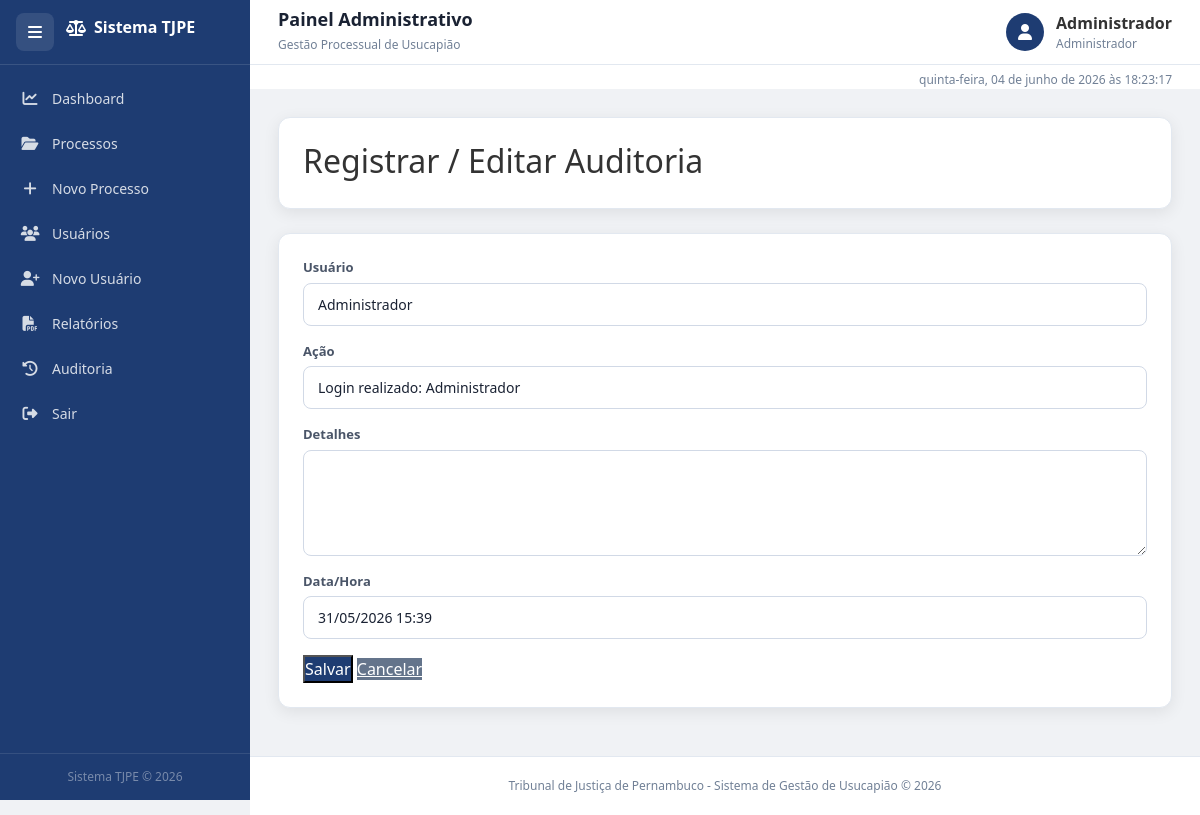
Page /auditoria/editar/27 (signed in) on the committed database.
### tables this page shows
CREATE TABLE auditoria (
        id INTEGER PRIMARY KEY AUTOINCREMENT,
        acao TEXT,
        data TEXT
    , usuario TEXT, detalhes TEXT, data_hora TEXT);

### projeto_tj.py (the view, shortened to what this page needs)
@app.route("/auditoria/editar/<int:id>", methods=["GET", "POST"])
@login_required
@require_permission(["Administrador"])
def editar_auditoria(id):
    conn = get_db_connection()
    log = conn.execute("SELECT * FROM auditoria WHERE id = ?", (id,)).fetchone()
    if not log:
        conn.close()
        flash("Registro não encontrado.", "danger")
        return redirect(url_for("auditoria"))
    d = dict(log)
    log_norm = {
        "id": d.get("id"),
        "usuario": d.get("usuario") or "",
        "acao": d.get("acao") or "",
        "detalhes": d.get("detalhes") or "",
        "data_hora": d.get("data_hora") or d.get("data") or ""
    }
    conn.close()
    return render_template("auditoria_form.html", log=log_norm)

### projeto_tj.py (called while the page is built, shortened)
def get_db_connection():
    conn = sqlite3.connect(DATABASE)
    conn.row_factory = sqlite3.Row
    return conn

def login_required(f):
    @wraps(f)
    def decorated_function(*args, **kwargs):
        return f(*args, **kwargs)
    return decorated_function

def require_permission(perfis_permitidos):
    def decorator(f):
        @wraps(f)
        def decorated_function(*args, **kwargs):
            if "perfil" not in session or session["perfil"] not in perfis_permitidos:
                flash(
                    "Acesso negado. Permissão insuficiente.",
                    "danger"
                )
                return redirect(url_for("dashboard"))
            return f(*args, **kwargs)
        return decorated_function
    return decorator

### templates/auditoria_form.html
{% extends 'base.html' %}
{% block content %}
<div class="fade-in">
    <div class="card-box mb-4">
        <h2 class="mb-1">Registrar / Editar Auditoria</h2>
    </div>
    <div class="card-box">
        <form method="post">
            <div class="mb-3">
                <label class="form-label">Usuário</label>
                <input type="text" name="usuario" class="form-control" value="{{ log.usuario if log else session.usuario_nome }}">
            </div>
            <div class="mb-3">
                <label class="form-label">Ação</label>
                <input type="text" name="acao" class="form-control" value="{{ log.acao if log else '' }}" required>
            </div>
            <div class="mb-3">
                <label class="form-label">Detalhes</label>
                <textarea name="detalhes" class="form-control" rows="4">{{ log.detalhes if log else '' }}</textarea>
            </div>
            <div class="mb-3">
                <label class="form-label">Data/Hora</label>
                <input type="text" name="data_hora" class="form-control" value="{{ log.data_hora if log else '' }}">
            </div>
            <div>
                <button class="btn-primary">Salvar</button>
                <a href="/auditoria" class="btn-secondary">Cancelar</a>
            </div>
        </form>
    </div>
</div>
{% endblock %}

### templates/base.html (shortened to what this page needs)
<!DOCTYPE html>
<html lang="pt-br">
<head>
    <link
        href="https://cdn.jsdelivr.net/npm/bootstrap@5.3.3/dist/css/bootstrap.min.css"
        rel="stylesheet"
    >
    <link
        href="https://cdnjs.cloudflare.com/ajax/libs/font-awesome/6.5.1/css/all.min.css"
        rel="stylesheet"
    >
    <link
        rel="stylesheet"
        href="https://cdn.datatables.net/1.13.8/css/dataTables.bootstrap5.min.css"
    >
    <link
        rel="stylesheet"
        href="{{ url_for('static', filename='css/style.css') }}"
    >
</head>
<body>
<div class="layout">
    <aside
        class="sidebar"
        id="sidebar"
    >
        <div class="sidebar-header">
            <button
                class="menu-btn"
                id="menu-btn"
                data-tooltip="Expandir menu"
            >
                <i class="fa fa-bars"></i>
            </button>
            <h2 class="logo">
                <i class="fa fa-scale-balanced"></i>
                <span>
                    Sistema TJPE
                </span>
            </h2>
        </div>
        <ul class="menu-links">
            <li>
                <a href="{{ url_for('dashboard') }}">
                    <i class="fa fa-chart-line"></i>
                    <span>
                        Dashboard
                    </span>
                </a>
            </li>
            <li>
                <a href="{{ url_for('processos') }}">
                    <i class="fa fa-folder-open"></i>
                    <span>
                        Processos
                    </span>
                </a>
            </li>
            <li>
                <a href="{{ url_for('novo_processo') }}">
                    <i class="fa fa-plus"></i>
                    <span>
                        Novo Processo
                    </span>
                </a>
            </li>
            <li>
                <a href="{{ url_for('usuarios') }}">
                    <i class="fa fa-users"></i>
                    <span>
                        Usuários
                    </span>
                </a>
            </li>
            <li>
                <a href="{{ url_for('novo_usuario') }}">
                    <i class="fa fa-user-plus"></i>
                    <span>
                        Novo Usuário
                    </span>
                </a>
            </li>
            <li>
                <a href="{{ url_for('relatorios') }}">
                    <i class="fa fa-file-pdf"></i>
                    <span>
                        Relatórios
                    </span>
                </a>
            </li>
            <li>
                <a href="{{ url_for('auditoria') }}">
                    <i class="fa fa-clock-rotate-left"></i>
                    <span>
                        Auditoria
                    </span>
                </a>
            </li>
            <li>
                <a href="{{ url_for('logout') }}">
                    <i class="fa fa-right-from-bracket"></i>
                    <span>
                        Sair
                    </span>
                </a>
            </li>
        </ul>
        <div class="sidebar-footer">
            <small>
                Sistema TJPE © 2026
            </small>
        </div>
    </aside>
    <main
        class="main-content"
        id="main-content"
    >
        <div class="topbar">
            <div>
                <h3 class="page-title">
                    {% block page_title %}
                        Painel Administrativo
                    {% endblock %}
                </h3>
                <small class="text-muted">
                    Gestão Processual de Usucapião
                </small>
            </div>
            <div class="topbar-user">
                <div class="user-avatar">
                    <i class="fa fa-user"></i>
                </div>
                <div>
                    <strong>
                        {{ session.get('usuario_nome', 'Usuário') }}
                    </strong>
                    <small class="d-block text-muted">
                        {{ session.get('perfil', 'Perfil') }}
                    </small>
                </div>
            </div>
        </div>
        <div id="relogio"></div>
        <div class="content-area">
            {% block content %}
            {% endblock %}
        </div>
        <div class="footer">
            Tribunal de Justiça de Pernambuco -
            Sistema de Gestão de Usucapião © 2026
        </div>
    </main>
</div>
</body>
</html>

### static/css/style.css (style rules this page uses)
*, *::before, *::after { box-sizing: border-box; margin: 0; padding: 0; }
html, body { height: 100%; font-family: "Segoe UI", Tahoma, Geneva, Verdana, sans-serif; background: #f0f2f5; color: #333; overflow-x: hidden; scroll-behavior: smooth; }
:root { --sidebar-w: 250px; --sidebar-collapsed: 72px; --topbar-h: 65px; --azul: #1e3c72; --azul2: #2a5298; --azul3: #3a6abf; --branco: #ffffff; --cinza-bg: #f0f2f5; --borda: #e2e8f0; --texto: #1a2233; --texto2: #4a5568; --texto3: #718096; --verde: #2ecc71; --vermelho: #e74c3c; --laranja: #f39c12; --azul-info: #3498db; --radius: 12px; --shadow: 0 4px 16px rgba(0,0,0,0.08); --transition: 0.28s ease; }
.layout { display: flex; min-height: 100vh; }
.sidebar { width: var(--sidebar-w); min-height: 100vh; background: var(--azul); color: #fff; display: flex; flex-direction: column; position: fixed; top: 0; left: 0; z-index: 1000; transition: width var(--transition); overflow: hidden; overflow-y: auto; }
.sidebar-header { display: flex; align-items: center; gap: 12px; padding: 0 16px; height: var(--topbar-h); border-bottom: 1px solid rgba(255,255,255,0.12); flex-shrink: 0; white-space: nowrap; overflow: hidden; }
.menu-btn { background: rgba(255,255,255,0.1); color: white; border: none; width: 38px; height: 38px; border-radius: 8px; cursor: pointer; font-size: 16px; display: flex; align-items: center; justify-content: center; flex-shrink: 0; transition: background var(--transition); }
.logo { font-size: 16px; font-weight: 700; white-space: nowrap; overflow: hidden; display: flex; align-items: center; gap: 8px; transition: opacity var(--transition); }
.menu-links { list-style: none; padding: 12px 8px; flex: 1; }
.menu-links li a { display: flex; align-items: center; gap: 12px; padding: 11px 12px; color: rgba(255,255,255,0.82); text-decoration: none; border-radius: 8px; font-size: 14px; white-space: nowrap; overflow: hidden; transition: background var(--transition), color var(--transition); margin-bottom: 2px; }
.menu-links li a i { width: 20px; text-align: center; font-size: 15px; flex-shrink: 0; }
.menu-links li a span { transition: opacity var(--transition); overflow: hidden; }
.sidebar-footer { padding: 14px 16px; border-top: 1px solid rgba(255,255,255,0.1); font-size: 11px; color: rgba(255,255,255,0.4); white-space: nowrap; overflow: hidden; text-align: center; }
.main-content { margin-left: var(--sidebar-w); flex: 1; display: flex; flex-direction: column; min-height: 100vh; transition: margin-left var(--transition); align-items: stretch; }
.topbar { height: var(--topbar-h); background: var(--branco); border-bottom: 1px solid var(--borda); display: flex; align-items: center; justify-content: space-between; padding: 0 28px; position: sticky; top: 0; z-index: 900; }
.page-title { font-size: 18px; font-weight: 600; color: var(--texto); margin: 0; }
.topbar-user { display: flex; align-items: center; gap: 12px; }
.user-avatar { width: 38px; height: 38px; border-radius: 50%; background: var(--azul); color: #fff; display: flex; align-items: center; justify-content: center; font-size: 16px; }
#relogio { font-size: 12px; color: var(--texto3); text-align: right; padding: 6px 28px 0; background: var(--branco); }
.content-area { flex: 1; padding: 28px; width: 100%; max-width: 1300px; margin: 0 auto; }
.card-box { background: var(--branco); border-radius: var(--radius); box-shadow: var(--shadow); padding: 24px; margin-bottom: 20px; border: 1px solid var(--borda); }
.btn-primary { background: var(--azul); color: #fff; }
.btn-secondary { background: #64748b; color: #fff; }
label.form-label { display: block; font-size: 13px; font-weight: 600; color: var(--texto2); margin-bottom: 5px; }
input.form-control, select.form-select, textarea.form-control { width: 100%; padding: 10px 14px; border: 1px solid #d1d9e6; border-radius: 8px; font-size: 14px; color: var(--texto); background: var(--branco); transition: border 0.15s, box-shadow 0.15s; margin-bottom: 0; height: auto; }
.footer { text-align: center; color: var(--texto3); font-size: 12px; padding: 20px; border-top: 1px solid var(--borda); background: var(--branco); margin-top: auto; }
.fade-in { animation: fadeIn .4s ease; }
.mb-1 { margin-bottom: 4px; }
.mb-3 { margin-bottom: 12px; }
.mb-4 { margin-bottom: 16px; }
.text-muted { color: var(--texto3) !important; }
.d-block { display: block; }
strong { font-weight: 600; }
small { font-size: 12px; }

### rows in the picture
auditoria: get "Administrador", usuario "Administrador", acao "Login realizado: Administrador", data_hora "31/05/2026 15:39"
